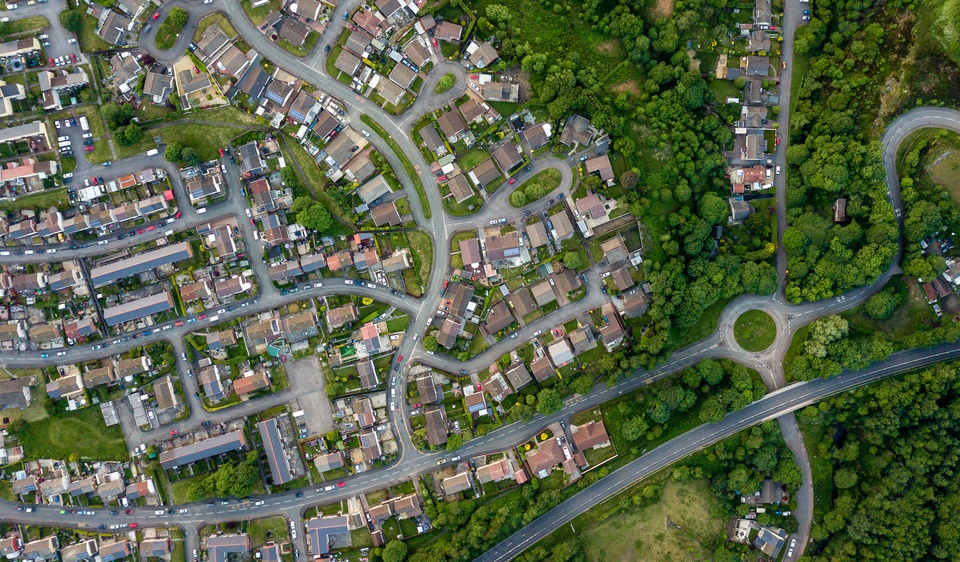
#> input picture image.jpg, 960 x 562 px
$ python iss_speed_estimator.py --video ../image.jpg
#> lines starting #> are read from the running program, lines starting #| are printed output that depends on the picture; long printed decimals are rounded
import cv2
import math
import numpy as np
from collections import deque
import argparse


def calculate_ground_fov_km(altitude_km, fov_degrees):
    """Calculate the ground field of view in kilometers."""
    fov_radians = math.radians(fov_degrees)
    return 2 * altitude_km * math.tan(fov_radians / 2)


def calculate_scaling_factor(ground_fov_km, frame_width):
    """Calculate the scaling factor (km per pixel)."""
    return ground_fov_km / frame_width


def calculate_expected_distance_per_frame(speed_kmh, fps):
    """Calculate the expected ground distance traveled per frame."""
    return (speed_kmh / 3600) * (1 / fps)


def calculate_observed_distance(avg_movement, scaling_factor):
    """Calculate the observed ground distance based on pixel movement."""
    return avg_movement * scaling_factor


class ISSSpeedEstimator:
    def __init__(self, video_path, video_fps=0, mask_path=None, visualize=True, debug=True):
        self.video_path = video_path
        self.mask_path = mask_path
        self.visualize = visualize
        self.debug = debug
        self.video_fps = video_fps

        # ISS constants
        self.ISS_ALTITUDE_KM = 408
        self.CAMERA_FOV_DEGREES = 45
        self.ISS_SPEED_KMH = 27580

        # Parameters for optical flow
        self.feature_params = dict(maxCorners=200, qualityLevel=0.01, minDistance=5, blockSize=7)
        self.lk_params = dict(winSize=(15, 15), maxLevel=2,
                              criteria=(cv2.TERM_CRITERIA_EPS | cv2.TERM_CRITERIA_COUNT, 10, 0.03))

        # Feature tracking thresholds
        self.min_points_threshold = 200
        self.add_points_fraction = 0.2
        self.screen_margin = 20

        # Data buffers for speed smoothing
        self.movement_30_frame_avg = deque(maxlen=30)
        self.movement_100_frame_avg = deque(maxlen=100)
        self.smoothed_speed = None

        # Other attributes
        self.cap = None
        self.mask = None
        self.old_gray = None
        self.p0 = None
        self.scaling_factor = None
        self.fps = None

    def initialize(self):
        """Initialize the video capture and calculate scaling factors."""
        self.cap = cv2.VideoCapture(self.video_path)
        if not self.cap.isOpened():
            raise RuntimeError(f"Error: Could not open video at {self.video_path}.")

        ret, old_frame = self.cap.read()
        if not ret:
            raise RuntimeError("Error: Could not read the first frame.")

        self.old_gray = cv2.cvtColor(old_frame, cv2.COLOR_BGR2GRAY)

        if self.mask_path:
            self.mask = cv2.imread(self.mask_path, cv2.IMREAD_GRAYSCALE)
            if self.mask is None:
                raise RuntimeError(f"Error: Could not read mask image at {self.mask_path}.")
            self.mask = cv2.resize(self.mask, (self.old_gray.shape[1], self.old_gray.shape[0]))

        ground_fov_km = calculate_ground_fov_km(self.ISS_ALTITUDE_KM, self.CAMERA_FOV_DEGREES)
        self.scaling_factor = calculate_scaling_factor(ground_fov_km, self.old_gray.shape[1])
        if self.video_fps <= 0:
            self.fps = self.cap.get(cv2.CAP_PROP_FPS)
        else:
            self.fps = self.video_fps


        if self.fps <= 0:
            raise RuntimeError("Error: Invalid FPS retrieved from video metadata. Please verify the video source.")

        if self.debug:
            print(f"Initialization: Scaling Factor: {self.scaling_factor:.5f}, FPS: {self.fps:.2f}")

        self.p0 = cv2.goodFeaturesToTrack(self.old_gray, mask=self.mask, **self.feature_params)

    def process_optical_flow(self, frame_gray):
        """Calculate optical flow and filter valid points."""
        p1, st, err = cv2.calcOpticalFlowPyrLK(self.old_gray, frame_gray, self.p0, None, **self.lk_params)
        if p1 is not None:
            good_new = p1[st == 1]
            good_old = self.p0[st == 1]

            h, w = frame_gray.shape
            good_new_filtered = []
            good_old_filtered = []

            for new, old in zip(good_new, good_old):
                x_new, y_new = new.ravel()
                if self.screen_margin < x_new < w - self.screen_margin and self.screen_margin < y_new < h - self.screen_margin:
                    good_new_filtered.append(new)
                    good_old_filtered.append(old)

            return np.array(good_new_filtered), np.array(good_old_filtered)
        return None, None

    def update_feature_points(self):
        """Add new feature points if existing points are insufficient."""
        if self.p0 is None or len(self.p0) < self.min_points_threshold:
            new_points = cv2.goodFeaturesToTrack(self.old_gray, mask=self.mask, **self.feature_params)
            if new_points is not None:
                num_points_to_add = int(self.add_points_fraction * self.min_points_threshold)
                self.p0 = np.vstack((self.p0, new_points[:num_points_to_add])) if self.p0 is not None else new_points[:num_points_to_add]

    def calculate_speed(self, avg_movement):
        """Calculate and smooth the speed based on average movement."""
        current_speed = avg_movement * self.scaling_factor * self.fps * 3600
        if self.smoothed_speed is None:
            self.smoothed_speed = current_speed
        else:
            self.smoothed_speed = 0.05 * current_speed + 0.95 * self.smoothed_speed
        return current_speed

    def run(self):
        """Process video frames to estimate ISS speed."""
        frame_count = 0

        while self.cap.isOpened():
            ret, frame = self.cap.read()
            if not ret:
                break

            frame_gray = cv2.cvtColor(frame, cv2.COLOR_BGR2GRAY)

            if self.p0 is not None and len(self.p0) > 0:
                good_new, good_old = self.process_optical_flow(frame_gray)
                if good_new is not None and len(good_new) > 0:
                    avg_movement = np.linalg.norm(good_new - good_old, axis=1).mean()
                    self.movement_30_frame_avg.append(avg_movement)
                    self.movement_100_frame_avg.append(avg_movement)

                    # Calculate speeds
                    current_speed = self.calculate_speed(avg_movement)
                    expected_distance_per_frame_km = calculate_expected_distance_per_frame(self.ISS_SPEED_KMH, self.fps)
                    observed_distance_per_frame_km = calculate_observed_distance(avg_movement, self.scaling_factor)

                    if self.debug:
                        print(f"Frame {frame_count}: Avg Movement: {avg_movement:.2f}, Scaling Factor: {self.scaling_factor:.5f}, FPS: {self.fps:.2f}, "
                              f"Observed Dist/Frame: {observed_distance_per_frame_km:.5f}, Expected Dist/Frame: {expected_distance_per_frame_km:.5f}, "
                              f"Smoothed Speed: {self.smoothed_speed:.2f} km/h")

                    if self.visualize:
                        for new, old in zip(good_new, good_old):
                            a, b = new.ravel()
                            c, d = old.ravel()
                            frame = cv2.line(frame, (int(a), int(b)), (int(c), int(d)), (0, 255, 0), 2)
                            frame = cv2.circle(frame, (int(a), int(b)), 5, (0, 0, 255), -1)

                    self.p0 = good_new.reshape(-1, 1, 2)

            self.update_feature_points()
            self.old_gray = frame_gray.copy()
            frame_count += 1

            if self.visualize:
                resized_frame = cv2.resize(frame, (frame.shape[1] // 2, frame.shape[0] // 2))
                cv2.imshow('ISS Speed Estimation', resized_frame)
                if cv2.waitKey(30) & 0xFF == ord('q'):
                    break

        self.cap.release()
        cv2.destroyAllWindows()


def main():
    """Parse arguments and run the ISS speed estimator."""
    parser = argparse.ArgumentParser(description="ISS Speed Estimation")
    parser.add_argument('--video', type=str, required=True, help="Path to the video file.")
    parser.add_argument('--mask', type=str, help="Path to the mask image.")
    args = parser.parse_args()

    estimator = ISSSpeedEstimator(video_path=args.video, video_fps=30, mask_path=args.mask, visualize=True, debug=True)
    estimator.initialize()
#> in initialize, old_frame is the input picture: shape (562, 960, 3); mean B, G, R 75.8, 100.6, 90.5
#> in initialize, `self.old_gray = cv2.cvtColor(old_frame, cv2.COLOR_BGR2GRAY)`:
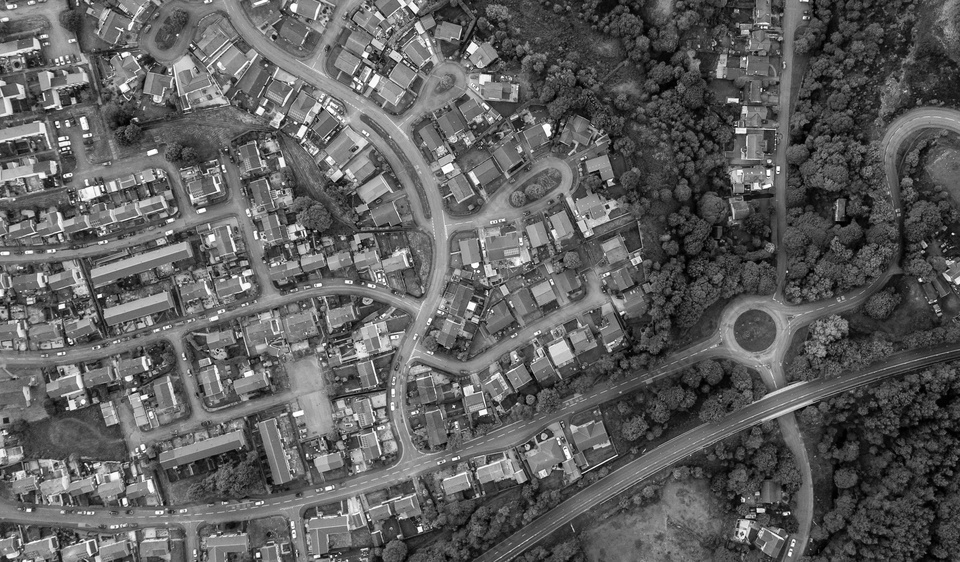
#> self.old_gray: shape (562, 960); min 0, max 255, mean 94.7
#| Initialization: Scaling Factor: 0.3521, FPS: 30.00
#> in initialize, `self.p0 = cv2.goodFeaturesToTrack(self.old_gray, mask=self.mask, **sel..`: self.p0 = 200 rows, first 8: [258, 554], [419, 529], [59, 234], [57, 124], [403, 60], [70, 341], [121, 54], [68, 407]
    estimator.run()
#> in process_optical_flow, `p1, st, err = cv2.calcOpticalFlowPyrLK(self.old_gray, frame_gray, self..`: p1 has the same summary as self.p0 in initialize; st = 200 values from 1 to 1; err = 200 values from 0 to 0
#> in process_optical_flow, `good_new = p1[st == 1]`: good_new = 200 pairs, first value 5 to 952, second value 6 to 557
#> in process_optical_flow, `good_old = self.p0[st == 1]`: good_old has the same summary as good_new
#> the loop in process_optical_flow, `for new, old in zip(good_new, good_old):` made 200 passes
#> after the loop in process_optical_flow, `for new, old in zip(good_new, good_old):`: good_new_filtered = 181 pairs, first value 21 to 920, second value 23 to 538; good_old_filtered has the same summary as good_new_filtered
#> in run, `good_new, good_old = self.process_optical_flow(frame_gray)`: good_new has the same summary as good_new_filtered in process_optical_flow; good_old has the same summary as good_new_filtered in process_optical_flow
#> in run, `avg_movement = np.linalg.norm(good_new - good_old, axis=1).mean()`: avg_movement = 0
#| Frame 0: Avg Movement: 0.00, Scaling Factor: 0.3521, FPS: 30.00, Observed Dist/Frame: 0, Expected Dist/Frame: 0.2554, Smoothed Speed: 0.00 km/h
#> the loop in run, `for new, old in zip(good_new, good_old):` made 181 passes
#> (a, b, c, d) on passes 1 to 3: (419, 529, 419, 529), (59, 234, 59, 234), (57, 124, 57, 124)
#> after the loop in run, `for new, old in zip(good_new, good_old):`:
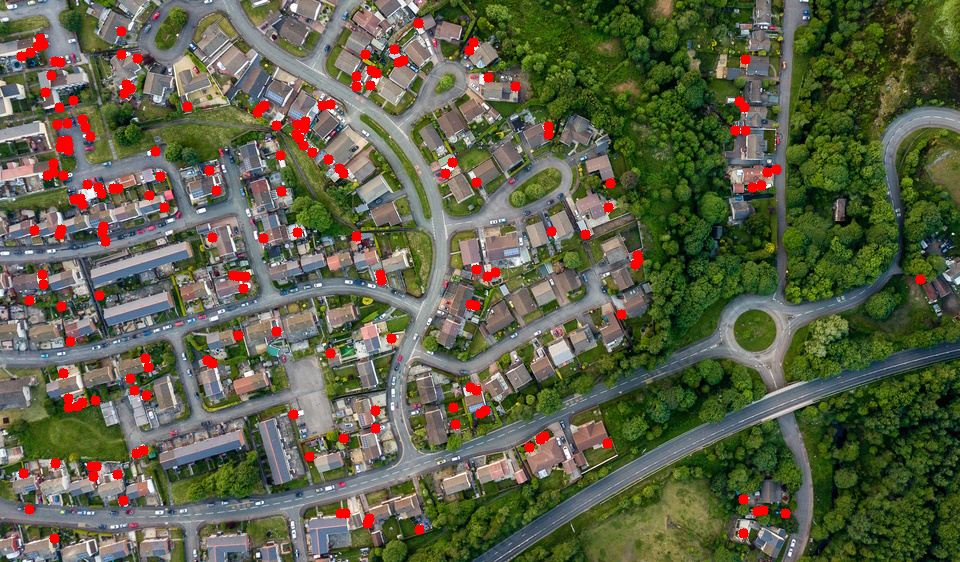
#> frame: shape (562, 960, 3); mean B, G, R 72.4, 97.1, 93.6
#> in run, `self.p0 = good_new.reshape(-1, 1, 2)`: self.p0 = 181 rows, first 8: [419, 529], [59, 234], [57, 124], [403, 60], [70, 341], [121, 54], [68, 407], [61, 306]
#> in update_feature_points, `new_points = cv2.goodFeaturesToTrack(self.old_gray, mask=self.mask, **..`: new_points = 200 rows, first 8: [258, 554], [419, 529], [59, 234], [57, 124], [403, 60], [70, 341], [121, 54], [68, 407]
#> in update_feature_points, `self.p0 = np.vstack((self.p0, new_points[:num_points_to_add])) if self..`: self.p0 = 221 rows, first 8: [419, 529], [59, 234], [57, 124], [403, 60], [70, 341], [121, 54], [68, 407], [61, 306]
#> in run, `resized_frame = cv2.resize(frame, (frame.shape[1] // 2, frame.shape[0]..`:
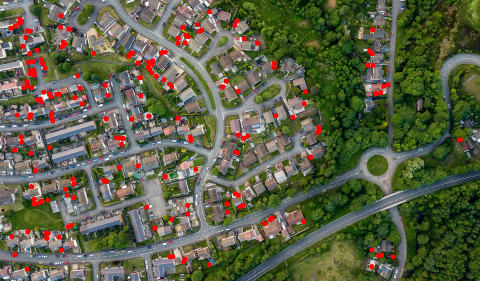
#> resized_frame: shape (281, 480, 3); mean B, G, R 72.5, 97.2, 93.7
#> (key q is pressed here)


if __name__ == "__main__":
    main()
